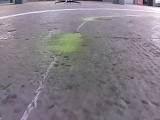
#> input picture Data_processing/data/Dataset-race/Train/C_1518258156.8685236.jpg, 160 x 120 px; its folder holds 2 pictures in this run
$ python reverse_3.py ../data/Dataset-race/Train
#> lines starting #> are read from the running program, lines starting #| are printed output that depends on the picture
import os
import sys
from PIL import Image

if len(sys.argv) > 1:
    for elem in os.listdir(sys.argv[1]):
        elem_tab = elem.split("_")
        if len(elem_tab) == 2:
            img = Image.open(os.path.join(sys.argv[1], elem))
#> img is the input picture: PIL image 160x120 RGB; mean R, G, B 132.7, 127.1, 134.1
            img = img.transpose(Image.FLIP_LEFT_RIGHT)
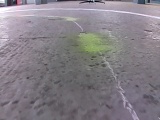
#> img: PIL image 160x120 RGB; mean R, G, B 132.7, 127.1, 134.1
            if elem_tab[0] == "0":
                elem_tab[0] = "2"
            elif elem_tab[0] == "1":
                elem_tab[0] = "1"
            elif elem_tab[0] == "2":
                elem_tab[0] = "0"
            img.save(os.path.join(sys.argv[1], elem_tab[0] + "_r" + elem_tab[1]))
#> pass 2 of the loop `for elem in os.listdir(sys.argv[1]):`:
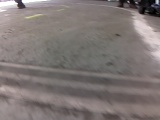
#> input picture Data_processing/data/Dataset-race/Train/C_1518258203.2954335.jpg, 160 x 120 px
#> img is the input picture: PIL image 160x120 RGB; mean R, G, B 126.8, 118.5, 116.5
#> `img = img.transpose(Image.FLIP_LEFT_RIGHT)`:
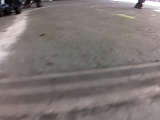
#> img: PIL image 160x120 RGB; mean R, G, B 126.8, 118.5, 116.5
